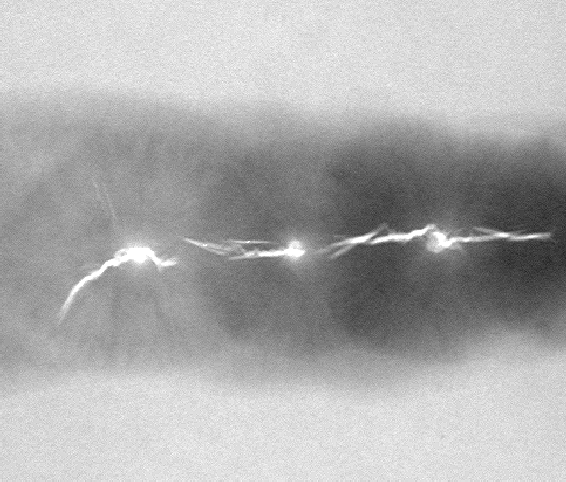
#> input picture assignment03/delivered/assignment03/images/Fig1051(a)(defective_weld).tiff, 566 x 482 px
$ python task02_a.py   (older library calls are emulated)
#> lines starting #> are read from the running program, lines starting #| are printed output that depends on the picture; after the words box and inside, x2 and y2 are one past the last pixel; in counts of white or black regions, pixels touching at a corner belong together
import numpy as np
import matplotlib.pyplot as plt
from scipy import misc
from PIL import Image

#	create a dictionary for easier filepath handling
imagePath = {'yeast' : './images/Fig1043(a)(yeast_USC).tiff',
			'weld' : './images/Fig1051(a)(defective_weld).tiff',
			'noisy' : './images/noisy.tiff',
			'task5one' : './images/task5-01.tiff',
			'task5two' : './images/task5-02.tiff',
			'task5three' : './images/task5-03.tiff'}

def flood_fill(image, possitionX, possitionY, seedPointX, seedPointY, threshold, canvas):
	if (possitionX < 1 or possitionY < 1):
		return canvas
	if (image[possitionY,possitionX] == canvas[possitionY,possitionX]):
		return canvas
	if (np.abs(image[possitionY, possitionX]-image[seedPointY, seedPointX])<threshold):
		canvas[possitionY, possitionX] = image[possitionY, possitionX]
		canvas = flood_fill(image, possitionX-1, possitionY-1, seedPointX, seedPointY, threshold, canvas)
		canvas = flood_fill(image, possitionX, possitionY-1, seedPointX, seedPointY, threshold, canvas)
		canvas = flood_fill(image, possitionX+1, possitionY-1, seedPointX, seedPointY, threshold, canvas)
		canvas = flood_fill(image, possitionX-1, possitionY, seedPointX, seedPointY, threshold, canvas)
		canvas = flood_fill(image, possitionX, possitionY, seedPointX, seedPointY, threshold, canvas)
		canvas = flood_fill(image, possitionX+1, possitionY, seedPointX, seedPointY, threshold, canvas)
		canvas = flood_fill(image, possitionX-1, possitionY+1, seedPointX, seedPointY, threshold, canvas)
		canvas = flood_fill(image, possitionX, possitionY+1, seedPointX, seedPointY, threshold, canvas)
		canvas = flood_fill(image, possitionX+1, possitionY+1, seedPointX, seedPointY, threshold, canvas)
	return canvas

image = misc.imread(imagePath['weld'])
#> image is the input picture: shape (482, 566); min 33, max 255, mean 173.4
image = np.array(image, dtype=np.float32)
originalImage = image

imageSeedPoint1 = image
seedPointX = 140
seedPointY = 255
threshold = 50

canvas = np.zeros((np.size(image,0),np.size(image, 1)))
canvas = flood_fill(image, seedPointX, seedPointY, seedPointX, seedPointY, threshold, canvas)
#> in flood_fill, `canvas[possitionY, possitionX] = image[possitionY, possitionX]`:
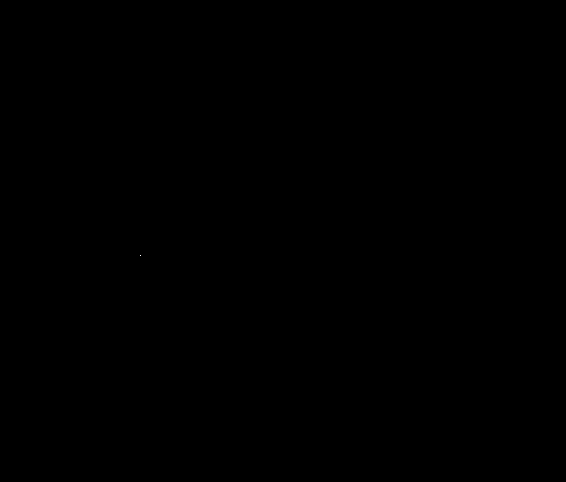
#> canvas: shape (482, 566) float64; 0% white in thin lines or dots, all inside (x1, y1, x2, y2) = (140, 255, 141, 256)
#> in flood_fill (call 2), `canvas[possitionY, possitionX] = image[possitionY, possitionX]`: canvas: shape (482, 566) float64; 0% white in thin lines or dots, all inside (x1, y1, x2, y2) = (139, 254, 141, 256)
#> in flood_fill (call 3), `canvas[possitionY, possitionX] = image[possitionY, possitionX]`: canvas: shape (482, 566) float64; 0% white in thin lines or dots, all inside (x1, y1, x2, y2) = (138, 253, 141, 256)
#> in flood_fill (call 4), `canvas[possitionY, possitionX] = image[possitionY, possitionX]`: canvas: shape (482, 566) float64; 0% white in thin lines or dots, all inside (x1, y1, x2, y2) = (137, 252, 141, 256)
#> in flood_fill (call 5), `canvas[possitionY, possitionX] = image[possitionY, possitionX]`: canvas: shape (482, 566) float64; 0% white in thin lines or dots, all inside (x1, y1, x2, y2) = (136, 251, 141, 256)
#> in flood_fill (call 6), `canvas[possitionY, possitionX] = image[possitionY, possitionX]`: canvas: shape (482, 566) float64; 0% white in thin lines or dots, all inside (x1, y1, x2, y2) = (135, 250, 141, 256)
#> in flood_fill (call 7), `canvas[possitionY, possitionX] = image[possitionY, possitionX]`: canvas: shape (482, 566) float64; 0% white in thin lines or dots, all inside (x1, y1, x2, y2) = (134, 249, 141, 256)
#> in flood_fill (call 8), `canvas[possitionY, possitionX] = image[possitionY, possitionX]`: canvas: shape (482, 566) float64; 0% white in thin lines or dots, all inside (x1, y1, x2, y2) = (133, 248, 141, 256)
#> in flood_fill (call 9), `canvas[possitionY, possitionX] = image[possitionY, possitionX]`: canvas: shape (482, 566) float64; min 0, max 255, mean 0
#> in flood_fill (call 10), `canvas[possitionY, possitionX] = image[possitionY, possitionX]`: canvas: shape (482, 566) float64; min 0, max 255, mean 0
#> in flood_fill (call 11), `canvas[possitionY, possitionX] = image[possitionY, possitionX]`: canvas: shape (482, 566) float64; min 0, max 255, mean 0
#> in flood_fill (call 12), `canvas[possitionY, possitionX] = image[possitionY, possitionX]`: canvas: shape (482, 566) float64; min 0, max 255, mean 0
#> in flood_fill (call 13), `canvas[possitionY, possitionX] = image[possitionY, possitionX]`: canvas: shape (482, 566) float64; min 0, max 255, mean 0
#> in flood_fill (call 17), `canvas[possitionY, possitionX] = image[possitionY, possitionX]`: canvas: shape (482, 566) float64; min 0, max 255, mean 0
#> in flood_fill (call 25), `canvas[possitionY, possitionX] = image[possitionY, possitionX]`: canvas: shape (482, 566) float64; min 0, max 255, mean 0
#> in flood_fill (call 31), `canvas[possitionY, possitionX] = image[possitionY, possitionX]`: canvas: shape (482, 566) float64; min 0, max 255, mean 0
#> in flood_fill (call 34), `canvas[possitionY, possitionX] = image[possitionY, possitionX]`: canvas: shape (482, 566) float64; min 0, max 255, mean 0
#> in flood_fill (call 40), `canvas[possitionY, possitionX] = image[possitionY, possitionX]`: canvas: shape (482, 566) float64; min 0, max 255, mean 0

seedPointX = 294
seedPointY = 252
canvas = flood_fill(image, seedPointX, seedPointY, seedPointX, seedPointY, threshold, canvas)

seedPointX = 359
seedPointY = 240
canvas = flood_fill(image, seedPointX, seedPointY, seedPointX, seedPointY, threshold, canvas)
#> canvas: shape (482, 566) float64; min 0, max 255, mean 1.5

seedPointX = 414
seedPointY = 234
canvas = flood_fill(image, seedPointX, seedPointY, seedPointX, seedPointY, threshold, canvas)

seedPointX = 444
seedPointY = 243
canvas = flood_fill(image, seedPointX, seedPointY, seedPointX, seedPointY, threshold, canvas)
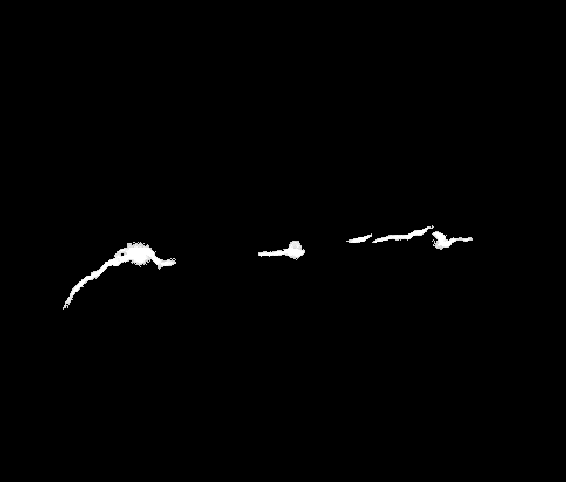
#> canvas: shape (482, 566) float64; min 0, max 255, mean 2

plt.subplot(121)
plt.title('Original image')
plt.axis('off')
plt.imshow(originalImage, cmap = 'gray')
plt.subplot(122)
plt.title('Segmented image')
plt.axis('off')
plt.imshow(canvas, cmap = 'gray')
plt.show()
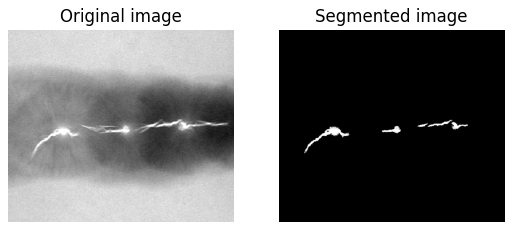
#> figure drawn by matplotlib, 2 panels
